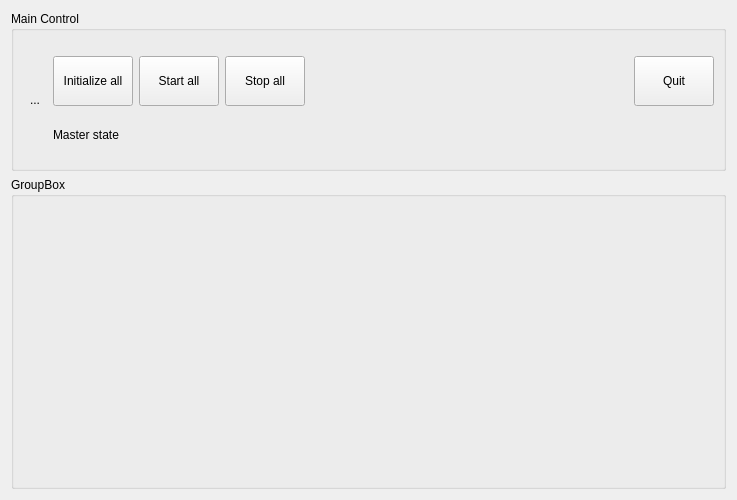
<?xml version="1.0" encoding="UTF-8"?>
<ui version="4.0">
 <class>menuWidget</class>
 <widget class="QWidget" name="menuWidget">
  <property name="geometry">
   <rect>
    <x>0</x>
    <y>0</y>
    <width>737</width>
    <height>500</height>
   </rect>
  </property>
  <property name="windowTitle">
   <string>stateWidget</string>
  </property>
  <layout class="QVBoxLayout" name="verticalLayout_2">
   <item>
    <widget class="QGroupBox" name="grpBoxMainControl">
     <property name="sizePolicy">
      <sizepolicy hsizetype="Preferred" vsizetype="Fixed">
       <horstretch>0</horstretch>
       <verstretch>0</verstretch>
      </sizepolicy>
     </property>
     <property name="minimumSize">
      <size>
       <width>0</width>
       <height>160</height>
      </size>
     </property>
     <property name="title">
      <string>Main Control</string>
     </property>
     <layout class="QHBoxLayout" name="horizontalLayout_4">
      <item>
       <widget class="QToolButton" name="btnEmergency">
        <property name="text">
         <string>...</string>
        </property>
        <property name="iconSize">
         <size>
          <width>100</width>
          <height>100</height>
         </size>
        </property>
        <property name="toolButtonStyle">
         <enum>Qt::ToolButtonIconOnly</enum>
        </property>
        <property name="autoRaise">
         <bool>true</bool>
        </property>
       </widget>
      </item>
      <item>
       <layout class="QVBoxLayout" name="verticalLayout">
        <item>
         <layout class="QHBoxLayout" name="horizontalLayout">
          <item>
           <widget class="QPushButton" name="btnInitialize">
            <property name="sizePolicy">
             <sizepolicy hsizetype="Fixed" vsizetype="Maximum">
              <horstretch>0</horstretch>
              <verstretch>0</verstretch>
             </sizepolicy>
            </property>
            <property name="minimumSize">
             <size>
              <width>0</width>
              <height>50</height>
             </size>
            </property>
            <property name="text">
             <string>Initialize all</string>
            </property>
           </widget>
          </item>
          <item>
           <widget class="QPushButton" name="btnStart">
            <property name="minimumSize">
             <size>
              <width>0</width>
              <height>50</height>
             </size>
            </property>
            <property name="text">
             <string>Start all</string>
            </property>
           </widget>
          </item>
          <item>
           <widget class="QPushButton" name="btnStop">
            <property name="minimumSize">
             <size>
              <width>0</width>
              <height>50</height>
             </size>
            </property>
            <property name="text">
             <string>Stop all</string>
            </property>
           </widget>
          </item>
          <item>
           <spacer name="horizontalSpacer_2">
            <property name="orientation">
             <enum>Qt::Horizontal</enum>
            </property>
            <property name="sizeHint" stdset="0">
             <size>
              <width>40</width>
              <height>20</height>
             </size>
            </property>
           </spacer>
          </item>
          <item>
           <widget class="QPushButton" name="btnQuit">
            <property name="minimumSize">
             <size>
              <width>0</width>
              <height>50</height>
             </size>
            </property>
            <property name="text">
             <string>Quit</string>
            </property>
           </widget>
          </item>
         </layout>
        </item>
        <item>
         <layout class="QHBoxLayout" name="horizontalLayout_2">
          <property name="sizeConstraint">
           <enum>QLayout::SetFixedSize</enum>
          </property>
          <item>
           <widget class="QLabel" name="label">
            <property name="sizePolicy">
             <sizepolicy hsizetype="Preferred" vsizetype="Maximum">
              <horstretch>0</horstretch>
              <verstretch>0</verstretch>
             </sizepolicy>
            </property>
            <property name="text">
             <string>Master state</string>
            </property>
           </widget>
          </item>
          <item>
           <widget class="QLabel" name="label_2">
            <property name="sizePolicy">
             <sizepolicy hsizetype="Preferred" vsizetype="Fixed">
              <horstretch>0</horstretch>
              <verstretch>0</verstretch>
             </sizepolicy>
            </property>
            <property name="text">
             <string>&lt;state&gt;</string>
            </property>
           </widget>
          </item>
          <item>
           <spacer name="horizontalSpacer">
            <property name="orientation">
             <enum>Qt::Horizontal</enum>
            </property>
            <property name="sizeHint" stdset="0">
             <size>
              <width>40</width>
              <height>0</height>
             </size>
            </property>
           </spacer>
          </item>
         </layout>
        </item>
       </layout>
      </item>
     </layout>
    </widget>
   </item>
   <item>
    <widget class="QGroupBox" name="grpBoxModules">
     <property name="title">
      <string>GroupBox</string>
     </property>
    </widget>
   </item>
  </layout>
 </widget>
 <resources/>
 <connections/>
</ui>
